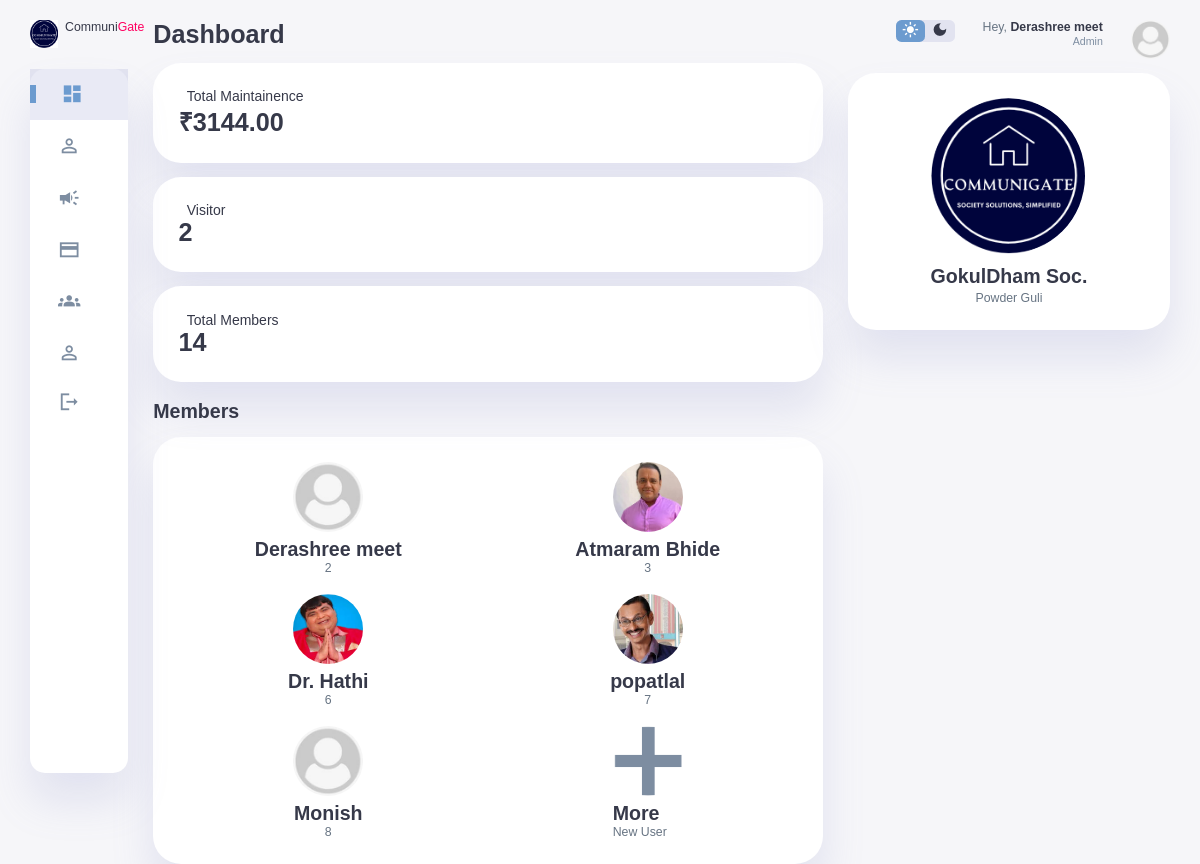
Page /admin/dashboard.php (signed in) on the committed database.
### tables this page shows
CREATE TABLE `members` (
  `hno` int(255) NOT NULL,
  `name` varchar(255) NOT NULL,
  `img_source` varchar(400) NOT NULL DEFAULT './images/defualt.png',
  `email` varchar(255) NOT NULL,
  `password` varchar(255) NOT NULL,
  `user_type` varchar(255) NOT NULL DEFAULT 'user',
  `mno` varchar(15) NOT NULL,
  `total` int(25) NOT NULL,
  `isrented` varchar(10) NOT NULL DEFAULT 'owner'
);

### admin/dashboard.php (the view, shortened to what this page needs)
<?php include('./view/header.php'); ?>
</head>
<body>
 <div class="container0">
    <?php include('./view/sidebar.php'); ?>
        <main>
            <h1>Dashboard</h1>
            <div class="analyse">
                <div class="sales">
                    <div class="status">
                        <div class="info">
                            <h3>Total Maintainence</h3>
                            <h1>₹<?php
                            @include('../config.php');
                            $sql="SELECT  SUM(total_amount) from `maintenance_bill` WHERE status='paid' ";
                            $res=mysqli_query($conn,$sql);
                            if( mysqli_num_rows($res) > 0){
                            while($row = mysqli_fetch_array($res)){
                             echo  $row['SUM(total_amount)'];
                            }
                            }
                            else{
                                echo '0';
                            }
                            ?></h1>
                        </div>
                    </div>
                </div>
                <div class="visits">
                    <div class="status">
                        <div class="info">
                            <h3>Visitor</h3>
                            <h1> <?php
                            @include('../config.php');
                            $sql="SELECT  id from visitor";
                            $res=mysqli_query($conn,$sql);
                            $rowcount = mysqli_num_rows( $res );
                            echo $rowcount;
                            ?></h1>
                        </div>
                    </div>
                </div>
                <div class="searches">
                    <div class="status">
                        <div class="info">
                            <h3>Total Members</h3>
                            <h1>
                            <?php
                            @include('../config.php');
                            $sql="SELECT  SUM(total) from members";
                            $res=mysqli_query($conn,$sql);
                            while($row = mysqli_fetch_array($res)){
                             echo  $row['SUM(total)'];
                         }
                            ?></h1>
                        </div>
                    </div>
                </div>
            </div>
            <div class="new-users">
                <h2>Members</h2>
                <div class="user-list">
                    <?php @include('../config.php');
                    $sql="SELECT * FROM `members`";
                    $res=mysqli_query($conn,$sql);
                    if(mysqli_num_rows($res)>0)
                    {
                        for($i=0; $i < 4; $i++)
                        {
                            while($row=mysqli_fetch_array($res))
                            {
                    ?>
                    <div class="user">
                    <a href="userpage.php?id=<?php echo $row['hno']; ?>">
                        <img src="<?php if ($row['img_source'] == '../images/') { echo './images/defualt.png'; } else { echo $row['img_source']; } ?>">
                            </a>
                        <h2><?php echo$row['name']; ?></h2>
                        <p><?php echo$row['hno'] ?></p>
                    </div>
                    <?php
                            }
                    }
                  }
                    ?>
                    <div class="user">
                        <a href="member.php">
                        <img src="../images/plus.png">
                        <h2>More</h2>
                        <p>New User</p>
                        </a>
                    </div>
                </div>
            </div>
        </main>
        <div class="right-section">
            <div class="nav">
                <div class="dark-mode">
                    <span class="material-icons-sharp active">
                    </span>
                    <span class="material-icons-sharp">
                    </span>
                </div>
                <div class="profile">
                    <div class="info">
                        <p>Hey, <b><?php echo $_SESSION['admin_name']; ?></b></p>
                        <small class="text-muted">Admin</small>
                    </div>
                    <div class="profile-photo">
                    <?php
                         @include('../config.php');
                         $name=$_SESSION['admin_name'];
                         $select="SELECT * FROM  `members` WHERE `name` = '$name'";
                         $res=mysqli_query($conn,$select);
                         if(mysqli_num_rows($res)>0){
                             while($row=mysqli_fetch_array($res))
                             {
                         ?>
                      <a href="./editprofile.php?id=<?php echo $row['hno']; ?>"><img src="<?php if ($row['img_source'] == '../images/') { echo '../images/defualt.png'; } else { echo $row['img_source']; } ?>"></a>
                       <?php
                       }
                     }
                     ?>
                    </div>
                </div>
            </div>
            <div class="user-profile">
                <div class="logo">
                    <img src="../images/logo.png">
                    <h2>GokulDham Soc.</h2>
                    <p>Powder Guli</p>
                </div>
            </div>
        </div>
    </div>
    <?php include('./view/footer.php');?>

### admin/view/header.php (shortened to what this page needs)
<!DOCTYPE html>
<html lang="en">
<head>
    <link rel="stylesheet" href="https://cdnjs.cloudflare.com/ajax/libs/font-awesome/6.0.0-beta3/css/all.min.css">
    <link rel="stylesheet" href="./css/style.css">
    <link rel="stylesheet" href="./css/popus.css">

### admin/view/sidebar.php (shortened to what this page needs)
<aside>
    <div class="toggle">
        <div class="logo">
            <img src="./images/logo.png" alt="logo">
            <h7>Communi<span class="danger">Gate</span></h7>
        </div>
    </div>
    <div class="sidebar0">
      <a href="dashboard.php" class="text-decoration-none" id="Dashboard">
        <span class="material-icons-sharp">
        </span>
      </a>
      <a href="member.php" class="text-decoration-none" id="Member">
          <span class="material-icons-sharp">
          </span>
        </a>
        <a href="announcement.php" class="text-decoration-none" id="Announcement">
          <span class="material-icons-sharp">
          </span>
        </a>
        <a href="maintainence-bill.php" class="text-decoration-none" id="Maintainence-bill">
          <span class="material-icons-sharp">
          </span>
        </a>
        <a href="staff.php" class="text-decoration-none" id="Staff">
          <span class="material-icons-sharp">
          </span>
        </a>
        <a href="visitor.php" class="text-decoration-none" id="Visitor">
          <span class="material-icons-sharp">
          </span>
        </a>
          <a href="../logout.php" class="text-decoration-none">
            <span class="material-icons-sharp">
            </span>
          </a>
    </div>
</aside>

### admin/view/footer.php (shortened to what this page needs)
</body>
</html>

### admin/css/popus.css (style rules this page uses)
body { font-family: Arial, Helvetica, sans-serif; }

### rows in the picture
members: img_source (picture), name "Derashree meet", hno "2"
members: img_source (picture), name "Atmaram Bhide", hno "3"
members: img_source (picture), name "Dr. Hathi", hno "6"
members: img_source (picture), name "popatlal", hno "7"
members: name "Monish", hno "8"

### other values in the picture
$row['SUM(total_amount)'] "3144.00"
$rowcount "2"
$row['SUM(total)'] "14"
$_SESSION['admin_name'] "Derashree meet"
